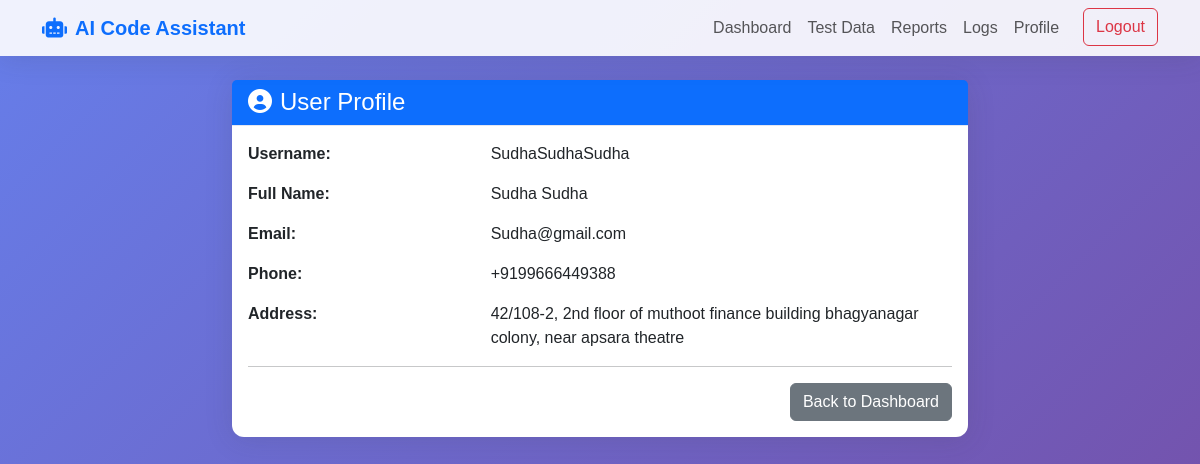
Screenshot of /profile (signed in) with the database file from the repository.
### tables this page shows
CREATE TABLE users (
            id INTEGER PRIMARY KEY AUTOINCREMENT,
            username TEXT UNIQUE NOT NULL,
            email TEXT UNIQUE NOT NULL,
            password TEXT NOT NULL,
            full_name TEXT NOT NULL,
            phone TEXT NOT NULL,
            address TEXT NOT NULL
        );

### app.py (the view)
@app.route('/profile')
def profile():
    if 'user_id' not in session:
        return redirect(url_for('login'))
    conn = get_db_connection()
    user = conn.execute('SELECT * FROM users WHERE id = ?', (session['user_id'],)).fetchone()
    conn.close()
    return render_template('profile.html', user=user)

### app.py (called while the page is built)
def get_db_connection():
    conn = sqlite3.connect(DB_PATH)
    conn.row_factory = sqlite3.Row
    return conn

### templates/profile.html
{% extends "base.html" %}
{% block content %}
<div class="row justify-content-center">
    <div class="col-md-8">
        <div class="card">
            <div class="card-header bg-primary text-white">
                <h4 class="mb-0"><i class="fas fa-user-circle me-2"></i>User Profile</h4>
            </div>
            <div class="card-body">
                <div class="row mb-3">
                    <div class="col-md-4 fw-bold">Username:</div>
                    <div class="col-md-8">{{ user['username'] }}</div>
                </div>
                <div class="row mb-3">
                    <div class="col-md-4 fw-bold">Full Name:</div>
                    <div class="col-md-8">{{ user['full_name'] }}</div>
                </div>
                <div class="row mb-3">
                    <div class="col-md-4 fw-bold">Email:</div>
                    <div class="col-md-8">{{ user['email'] }}</div>
                </div>
                <div class="row mb-3">
                    <div class="col-md-4 fw-bold">Phone:</div>
                    <div class="col-md-8">{{ user['phone'] }}</div>
                </div>
                <div class="row mb-3">
                    <div class="col-md-4 fw-bold">Address:</div>
                    <div class="col-md-8">{{ user['address'] }}</div>
                </div>
                <hr>
                <div class="text-end">
                    <a href="{{ url_for('dashboard') }}" class="btn btn-secondary">Back to Dashboard</a>
                </div>
            </div>
        </div>
    </div>
</div>
{% endblock %}

### static/css/style.css (style rules this page uses)
:root { --primary-color: #4e73df; --secondary-color: #858796; --success-color: #1cc88a; --info-color: #36b9cc; --warning-color: #f6c23e; --danger-color: #e74a3b; --light-color: #f8f9fc; --dark-color: #5a5c69; }
body { font-family: 'Nunito', sans-serif; background: linear-gradient(135deg, #667eea 0%, #764ba2 100%); min-height: 100vh; margin: 0; color: #333; }
.card { border: none; border-radius: 0.75rem; box-shadow: 0 0.15rem 1.75rem 0 rgba(58, 59, 69, 0.15); margin-bottom: 2rem; }
.card-header { background-color: #f8f9fc; border-bottom: 1px solid #e3e6f0; font-weight: bold; color: var(--primary-color); }

### rows the page displays
users: username "SudhaSudhaSudha", full_name "Sudha Sudha", email "Sudha@gmail.com", phone "+9199666449388", address "42/108-2, 2nd floor of muthoot finance building bhagyanagar colony, near apsara theatre"
